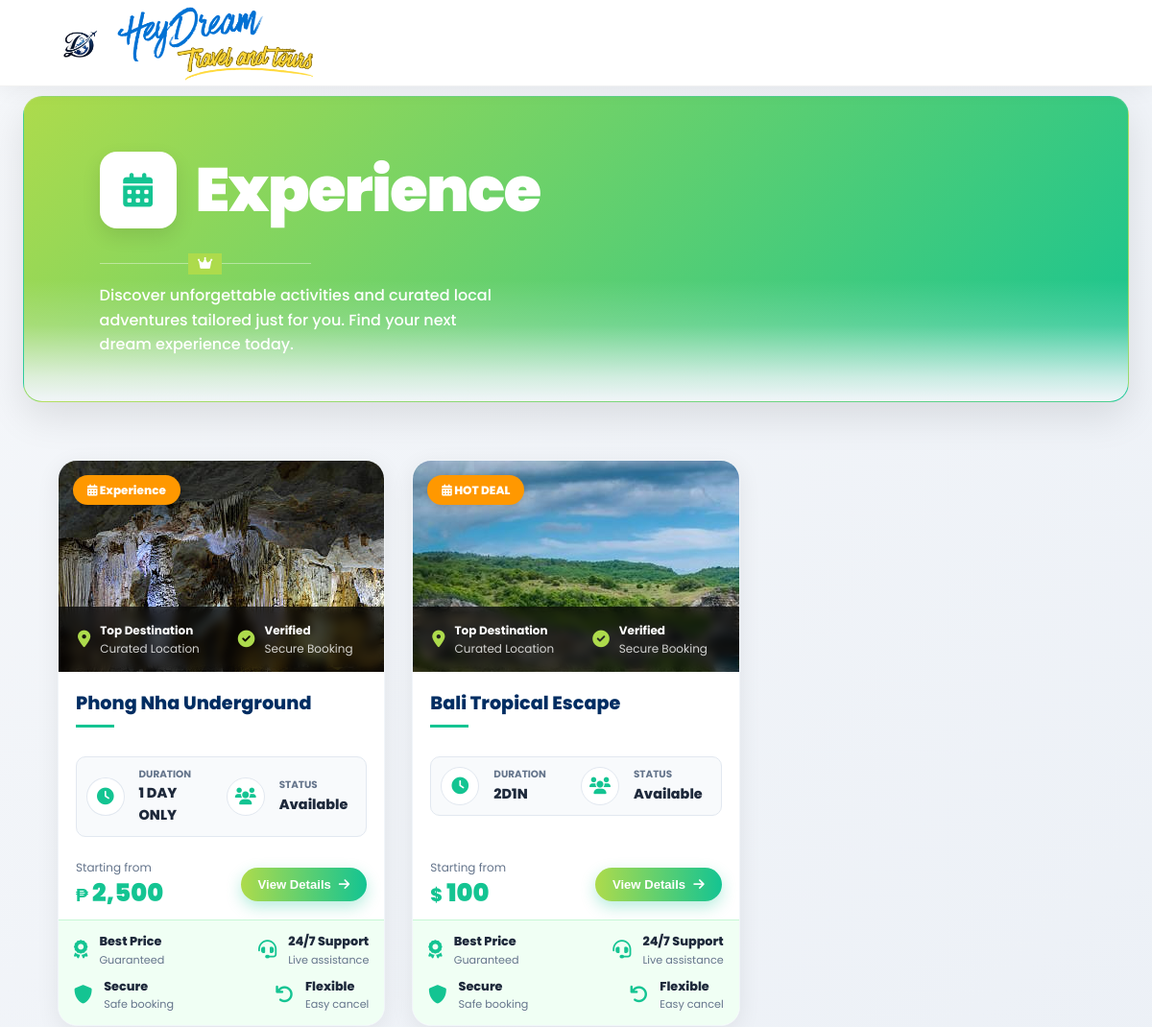
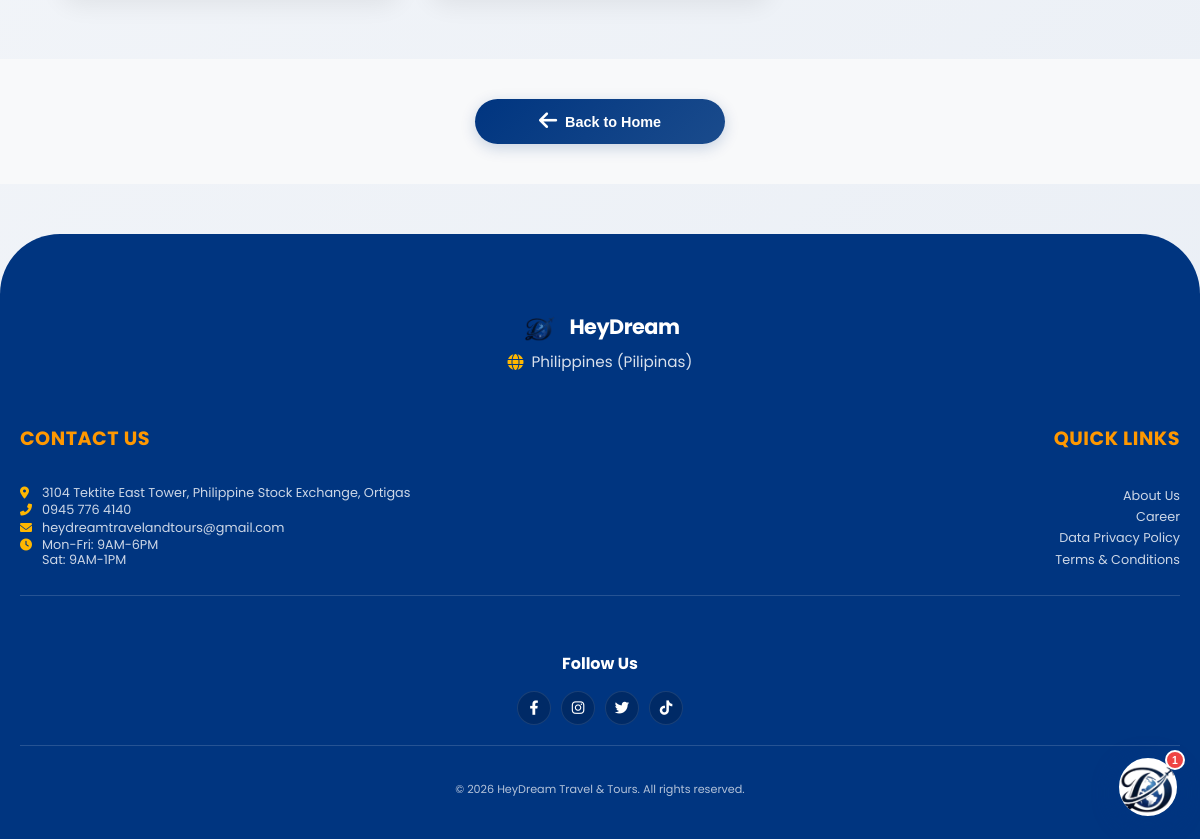
Screenshot of /buttons/experiences.php with the database file from the repository (2 pictures, top to bottom).
### tables this page shows
CREATE TABLE `site_services` (
  `id` int(11) NOT NULL,
  `service_type` enum('cruise','flight','premium','experience') NOT NULL,
  `title` varchar(200) NOT NULL,
  `short_description` varchar(255) DEFAULT NULL,
  `service_code` varchar(50) DEFAULT NULL,
  `category` varchar(100) DEFAULT NULL,
  `tags` varchar(255) DEFAULT NULL,
  `badge_text` varchar(100) DEFAULT NULL,
  `description` text DEFAULT NULL,
  `full_description` text DEFAULT NULL,
  `highlights` text DEFAULT NULL,
  `inclusions` text DEFAULT NULL,
  `exclusions` text DEFAULT NULL,
  `required_documents` text DEFAULT NULL,
  `travel_requirements` text DEFAULT NULL,
  `cancellation_policy` text DEFAULT NULL,
  `terms_conditions` text DEFAULT NULL,
  `image_gallery` text DEFAULT NULL,
  `amenities` text DEFAULT NULL,
  `featured_image` varchar(255) DEFAULT NULL,
  `icon_class` varchar(100) DEFAULT 'fas fa-ship',
  `price` decimal(10,2) DEFAULT 0.00,
  `currency` varchar(10) DEFAULT '₱',
  `duration` varchar(100) DEFAULT NULL,
  `available_slots` int(11) DEFAULT 0,
  `booking_deadline` date DEFAULT NULL,
  `departure_date` date DEFAULT NULL,
  `return_date` date DEFAULT NULL,
  `status_text` varchar(50) DEFAULT 'Available',
  `is_active` tinyint(4) DEFAULT 1,
  `is_featured` tinyint(4) DEFAULT 0,
  `display_order` int(11) DEFAULT 0,
  `created_at` timestamp NOT NULL DEFAULT current_timestamp(),
  `updated_at` timestamp NOT NULL DEFAULT current_timestamp() ON UPDATE current_timestamp()
);

### buttons/experiences.php (the view, shortened to what this page needs)
<?php
require_once __DIR__ . '/../config/database.php';
try {
    $stmt = $pdo->query("SELECT * FROM site_services WHERE service_type = 'experience' AND is_active = 1 ORDER BY display_order, id DESC");
    $db_experiences = $stmt->fetchAll();
} catch (PDOException $e) {
    $db_experiences = [];
}
?>
<!DOCTYPE html>
<html lang="en">
<head>
    <link rel="stylesheet" href="../style.css">
    <link rel="stylesheet" href="https://cdnjs.cloudflare.com/ajax/libs/font-awesome/6.0.0-beta3/css/all.min.css">
</head>
<body>
    <header class="navbar" id="navbar">
        <div class="nav-left"><img src="../images/Heydream Logo.png" alt="HeyDream Logo" class="logo"
                onclick="window.location.href='../index.php'">
            <div class="company-name"><span class="line1">HeyDream Travel</span><span class="line2">and Tours</span>
            </div>
        </div>
    </header>
    <div class="experience-hero-container">
        <div class="experience-hero">
            <div class="hero-content">
                <div class="hero-title-area">
                    <div class="experience-hero-badge">
                        <i class="fas fa-calendar-alt"></i>
                    </div>
                    <h1>Experience</h1>
                </div>
                <div class="hero-divider"></div>
                <p class="hero-description">
                    Discover unforgettable activities and curated local adventures tailored just for you. Find your next
                    dream experience today.
                </p>
            </div>
        </div>
    </div>
    <section class="service-content">
        <div class="service-grid">
            <?php if (!empty($db_experiences)): ?>
                <?php foreach ($db_experiences as $service): ?>
                    <div class="service-card" onclick="viewServiceDetails(<?= $service['id'] ?>)">
                        <div class="card-main-layout">
                            <div class="service-image-container">
                                <div class="card-badge">
                                    <i class="fas fa-calendar-alt"></i>
                                    <?= htmlspecialchars($service['badge_text'] ?: 'Experience') ?>
                                </div>
                                <?php if ($service['featured_image']): ?>
                                    <img src="../<?= htmlspecialchars($service['featured_image']) ?>"
                                        alt="<?= htmlspecialchars($service['title']) ?>">
                                <?php endif; ?>
                                <div class="image-overlay-info">
                                    <div class="overlay-item">
                                        <i class="fas fa-map-marker-alt"></i>
                                        <div class="overlay-text">
                                            <span class="overlay-label">Top Destination</span>
                                            <span class="overlay-sub">Curated Location</span>
                                        </div>
                                    </div>
                                    <div class="overlay-item">
                                        <i class="fas fa-check-circle"></i>
                                        <div class="overlay-text">
                                            <span class="overlay-label">Verified</span>
                                            <span class="overlay-sub">Secure Booking</span>
                                        </div>
                                    </div>
                                </div>
                            </div>
                            <div class="service-card-body">
                                <h3><?= htmlspecialchars($service['title']) ?></h3>
                                <div class="title-underline"></div>
                                <div class="info-dashboard-row">
                                    <div class="dash-item">
                                        <div class="dash-icon"><i class="fas fa-clock"></i></div>
                                        <div class="dash-content">
                                            <span class="dash-label">Duration</span>
                                            <span
                                                class="dash-value"><?= htmlspecialchars($service['duration'] ?? 'Day Tour') ?></span>
                                        </div>
                                    </div>
                                    <div class="dash-item">
                                        <div class="dash-icon"><i class="fas fa-users"></i></div>
                                        <div class="dash-content">
                                            <span class="dash-label">Status</span>
                                            <span
                                                class="dash-value"><?= htmlspecialchars($service['status_text'] ?: 'Available') ?></span>
                                        </div>
                                    </div>
                                </div>
                                <div class="price-section">
                                    <div class="price-info">
                                        <div class="price-per">Starting from</div>
                                        <div class="price-display">
                                            <span class="price-currency"><?= htmlspecialchars($service['currency']) ?></span>
                                            <span class="price-amount"><?= number_format($service['price']) ?></span>
                                        </div>
                                    </div>
                                    <button class="view-details-btn">
                                        View Details <i class="fas fa-arrow-right"></i>
                                    </button>
                                </div>
                            </div>
                            <div class="card-footer-benefits">
                                <div class="benefit-col">
                                    <div class="benefit-icon"><i class="fas fa-award"></i></div>
                                    <div class="benefit-info">
                                        <span class="benefit-title">Best Price</span>
                                        <span class="benefit-desc">Guaranteed</span>
                                    </div>
                                </div>
                                <div class="benefit-col">
                                    <div class="benefit-icon"><i class="fas fa-headset"></i></div>
                                    <div class="benefit-info">
                                        <span class="benefit-title">24/7 Support</span>
                                        <span class="benefit-desc">Live assistance</span>
                                    </div>
                                </div>
                                <div class="benefit-col">
                                    <div class="benefit-icon"><i class="fas fa-shield-alt"></i></div>
                                    <div class="benefit-info">
                                        <span class="benefit-title">Secure</span>
                                        <span class="benefit-desc">Safe booking</span>
                                    </div>
                                </div>
                                <div class="benefit-col">
                                    <div class="benefit-icon"><i class="fas fa-undo"></i></div>
                                    <div class="benefit-info">
                                        <span class="benefit-title">Flexible</span>
                                        <span class="benefit-desc">Easy cancel</span>
                                    </div>
                                </div>
                            </div>
                        </div>
                    </div>
                <?php endforeach; ?>
            <?php endif; ?>
        </div>
    </section>
    <div class="back-button-container"><button class="back-button" onclick="window.location.href='../index.php'"><i
                class="fas fa-arrow-left"></i> Back to Home</button></div>
    <footer class="footer">
        <div class="footer-container">
            <div class="footer-logo-section">
                <div class="footer-logo"><img src="../images/Heydream Logo.png" alt="HeyDream Logo"
                        class="footer-logo-img"><span class="footer-brand">HeyDream</span></div>
                <div class="footer-country"><i class="fas fa-globe"></i> Philippines (Pilipinas)</div>
            </div>
            <div class="footer-links-grid">
                <div class="footer-column">
                    <h4>Contact Us</h4>
                    <ul class="contact-list">
                        <li><i class="fas fa-map-marker-alt"></i> 3104 Tektite East Tower, Philippine Stock Exchange,
                            Ortigas</li>
                        <li><i class="fas fa-phone-alt"></i> 0945 776 4140</li>
                        <li><i class="fas fa-envelope"></i> heydreamtravelandtours@gmail.com</li>
                        <li><i class="fas fa-clock"></i> Mon-Fri: 9AM-6PM<br>Sat: 9AM-1PM</li>
                    </ul>
                </div>
                <div class="footer-column">
                    <h4>Quick Links</h4>
                    <ul>
                        <li><a href="about.php">About Us</a></li>
                        <li><a href="../career.php">Career</a></li>
                        <li><a href="../privacy.php">Data Privacy Policy</a></li>
                        <li><a href="../terms.php">Terms & Conditions</a></li>
                    </ul>
                </div>
            </div>
            <div class="footer-social">
                <h4>Follow Us</h4>
                <div class="social-icons"><a href="#"><i class="fab fa-facebook-f"></i></a><a href="#"><i
                            class="fab fa-instagram"></i></a><a href="#"><i class="fab fa-twitter"></i></a><a
                        href="#"><i class="fab fa-tiktok"></i></a></div>
            </div>
        </div>
        <div class="footer-bottom">
            <p>© 2026 HeyDream Travel & Tours. All rights reserved.</p>
        </div>
    </footer>
    <?php include_once __DIR__ . '/../chatbot_widget.php'; ?>
</body>
</html>

### css/base.css (style rules this page uses)
:root { --rich-black: #1A1A1A; --dark-charcoal: #2C2C2C; --soft-dark-gray: #555555; --muted-dark-gray: #666666; --luxury-blue: #003580; --accent-orange: #ff9800; }
* { margin: 0; padding: 0; box-sizing: border-box; }
body { margin: 0; font-family: 'Outfit', 'Segoe UI', Arial, sans-serif; background: #ffffff; color: var(--dark-charcoal); line-height: 1.6; -webkit-font-smoothing: antialiased; }
h1, h2, h3, h4, h5, h6 { color: var(--rich-black); font-weight: 700; }
a { text-decoration: none; color: inherit; }

### css/navbar.css (style rules this page uses)
.navbar { display: flex; justify-content: space-between; align-items: center; padding: 0 4%; position: fixed; top: 0; left: 0; right: 0; background: #ffffff; z-index: 2000; transition: all 0.5s cubic-bezier(0.16, 1, 0.3, 1); height: 80px; border-bottom: 1px solid rgba(0, 0, 0, 0.05); }
.nav-left { display: flex; align-items: center; gap: 8px; flex-shrink: 0; }
.logo { height: 34px; transition: all 0.4s cubic-bezier(0.175, 0.885, 0.32, 1.275); cursor: pointer; }
.nav-left .company-name { display: flex; flex-direction: column; line-height: 1.1; }

### css/hero.css (style rules this page uses)
.hero-content { position: relative; display: flex; flex-direction: column; align-items: center; justify-content: center; text-align: center; height: 100%; width: 100%; max-width: 1200px; padding: 0 20px; margin: 0 auto; }

### css/buttons.css (style rules this page uses)
:root { --glass-bg: rgba(255, 255, 255, 0.8); --glass-border: rgba(255, 255, 255, 0.4); --premium-shadow: 0 10px 30px rgba(0, 0, 0, 0.08); --hover-shadow: 0 20px 40px rgba(0, 0, 0, 0.12); --grad-sky: linear-gradient(135deg, #00d2ff 0%, #3a7bd5 100%); --grad-coral: linear-gradient(135deg, #FF7F50 0%, #FF6B6B 100%); --grad-gold: linear-gradient(135deg, #FFD700 0%, #F5AF19 100%); --grad-teal: linear-gradient(135deg, #008080 0%, #00B894 100%); --grad-violet: linear-gradient(135deg, #8A2BE2 0%, #6C5CE7 100%); --grad-emerald: linear-gradient(135deg, #A3CB38 0%, #00B894 100%); --grad-info: linear-gradient(135deg, #4facfe 0%, #00f2fe 100%); }

### css/destinations.css (style rules this page uses)
.card-badge { position: absolute; top: 15px; left: 15px; background: #ff9800; color: white; padding: 6px 15px; border-radius: 50px; font-size: 12px; font-weight: 800; z-index: 1; box-shadow: 0 4px 10px rgba(0, 0, 0, 0.2); text-transform: capitalize; }

### css/responsive.css (style rules this page uses)
@media (min-width: 1024px) { :root { --primary-blue: #003580; --secondary-orange: #ff9800; --accent-red: #FF6B6B; --premium-glass: rgba(255, 255, 255, 0.7); --premium-shadow: 0 25px 50px -12px rgba(0, 53, 128, 0.15); --font-main: 'Outfit', sans-serif; } }
@media (min-width: 1024px) { html { scroll-behavior: smooth; } }
@media (min-width: 1024px) { body { font-family: var(--font-main); background-color: #fcfdfe; color: #1a202c; } }
@media (min-width: 1024px) { .navbar { height: 90px; padding: 0 5%; background: rgba(255, 255, 255, 0.95); backdrop-filter: blur(15px); box-shadow: 0 4px 20px rgba(0, 0, 0, 0.05); transition: all 0.5s cubic-bezier(0.16, 1, 0.3, 1); } }
@media (min-width: 1024px) { .footer { padding: 80px 0 40px !important; border-top-left-radius: 60px; border-top-right-radius: 60px; margin-top: 50px; } }
@media (min-width: 1024px) { .footer-links-grid { grid-template-columns: repeat(4, 1fr) !important; gap: 60px !important; text-align: left !important; } }
@media (min-width: 1024px) { .footer-column { text-align: left !important; } }
@media (min-width: 1024px) { .footer-column h4 { font-size: 1.2rem !important; margin-bottom: 30px !important; color: #ff9800 !important; letter-spacing: 1px; } }
@media (min-width: 1024px) { .footer-logo-section { text-align: left !important; border: none !important; } }
@media (min-width: 1024px) { .footer-logo { justify-content: flex-start !important; } }

### rows the page displays
site_services: badge_text "Experience", featured_image (picture), title "Phong Nha Underground", duration "1 DAY ONLY", status_text "Available", currency "₱", price "2,500"
site_services: badge_text "HOT DEAL", featured_image (picture), title "Bali Tropical Escape", duration "2D1N", status_text "Available", currency "$", price "100"
